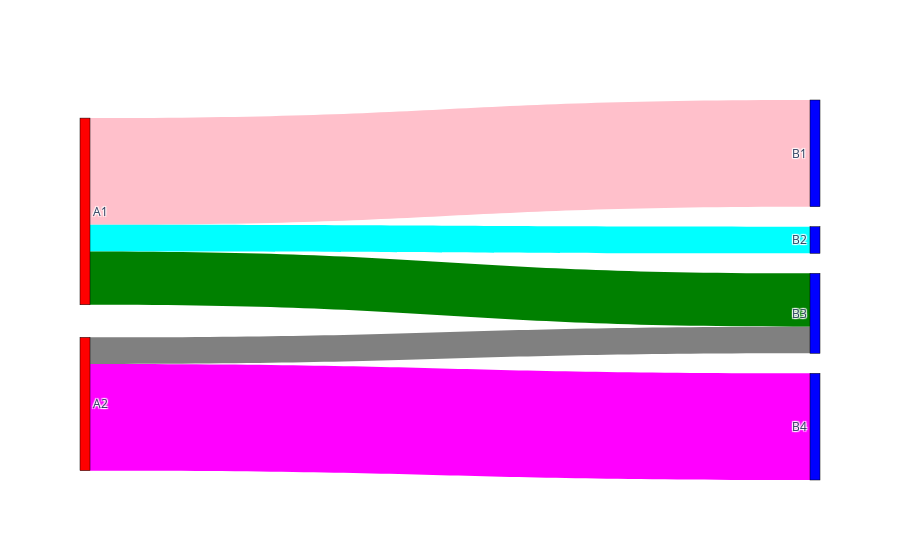

Notebook code for this chart:
### Markdown cell above
## Plot a sample sankey diagram

### Code cell
import plotly.graph_objects as go

source = [ 0, 0, 0, 1, 1]
target = [ 2, 3, 4, 4, 5]
value  = [ 8, 2, 4, 2, 8]

NODES = dict(pad  = 20, thickness = 10,
            line  = dict(color = "black", width = 0.5),
            label = ["A1", "A2", "B1", "B2", "B3", "B4"],
            color = ["red", "red", "blue", "blue", "blue", "blue"],)

LINKS = dict(source = source, target = target, value = value, 
            label = ["A1-B1", "A1-B2", "A1-B3", "A2-B3", "A2-B4"],
            color = ["pink", "cyan", "green", "grey", "magenta"],)

data = go.Sankey(node = NODES, link = LINKS)

fig = go.Figure(data)

fig.show("png") #fig.show()

### Figure 1 — Plotly figure (JSON) as saved in the notebook; plotly's stock layout.template omitted (floating-point values rounded to 4 significant figures)
{"data": [{"link": {"color": ["pink", "cyan", "green", "grey", "magenta"], "label": ["A1-B1", "A1-B2", "A1-B3", "A2-B3", "A2-B4"], "source": [0, 0, 0, 1, 1], "target": [2, 3, 4, 4, 5], "value": [8, 2, 4, 2, 8]}, "node": {"color": ["red", "red", "blue", "blue", "blue", "blue"], "label": ["A1", "A2", "B1", "B2", "B3", "B4"], "line": {"color": "black", "width": 0.5}, "pad": 20, "thickness": 10}, "type": "sankey"}], "layout": {}}
